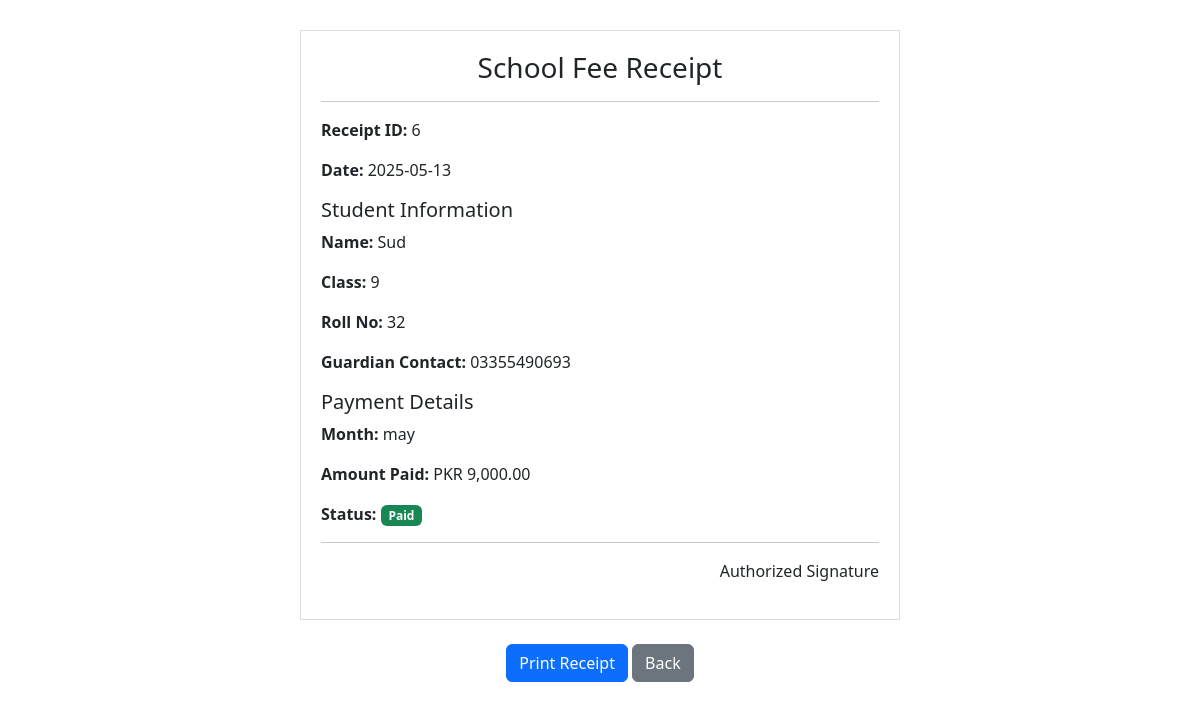
/generate_receipt.php?id=6 (signed in), run on the app's committed database.
### tables this page shows
CREATE TABLE `fees` (
  `id` int(11) NOT NULL,
  `student_id` int(11) NOT NULL,
  `month` varchar(20) NOT NULL,
  `amount` decimal(10,2) NOT NULL,
  `status` enum('paid','unpaid') NOT NULL DEFAULT 'paid',
  `payment_date` date NOT NULL
);

CREATE TABLE `students` (
  `id` int(11) NOT NULL,
  `name` varchar(100) NOT NULL,
  `class` varchar(50) NOT NULL,
  `roll_number` varchar(20) NOT NULL,
  `guardian_contact` varchar(20) DEFAULT NULL,
  `created_at` timestamp NOT NULL DEFAULT current_timestamp()
);

### generate_receipt.php (the view, shortened to what this page needs)
<?php
require_once 'db_connect.php';
$fee_id = intval($_GET['id']);
$stmt = $conn->prepare("SELECT f.*, s.name, s.class, s.roll_number, s.guardian_contact
                        FROM fees f
                        JOIN students s ON f.student_id = s.id
                        WHERE f.id = ?");
$stmt->bind_param("i", $fee_id);
$stmt->execute();
$result = $stmt->get_result();
$data = $result->fetch_assoc();
?>
<!DOCTYPE html>
<html lang="en">
<head>
    <link rel="stylesheet" href="css/bootstrap.min.css">
</head>
<body>
<div class="container">
    <div class="receipt-box">
        <h3 class="text-center">School Fee Receipt</h3>
        <hr>
        <p><strong>Receipt ID:</strong> <?= $data['id'] ?></p>
        <p><strong>Date:</strong> <?= $data['payment_date'] ?></p>
        <h5>Student Information</h5>
        <p><strong>Name:</strong> <?= htmlspecialchars($data['name']) ?></p>
        <p><strong>Class:</strong> <?= htmlspecialchars($data['class']) ?></p>
        <p><strong>Roll No:</strong> <?= htmlspecialchars($data['roll_number']) ?></p>
        <p><strong>Guardian Contact:</strong> <?= htmlspecialchars($data['guardian_contact']) ?></p>
        <h5>Payment Details</h5>
        <p><strong>Month:</strong> <?= htmlspecialchars($data['month']) ?></p>
        <p><strong>Amount Paid:</strong> PKR <?= number_format($data['amount'], 2) ?></p>
        <p><strong>Status:</strong> <span class="badge bg-success"><?= ucfirst($data['status']) ?></span></p>
        <hr>
        <p class="text-end">Authorized Signature</p>
    </div>
    <div class="text-center mt-4 no-print">
        <button class="btn btn-primary" onclick="window.print()">Print Receipt</button>
        <a href="view_payments.php" class="btn btn-secondary">Back</a>
    </div>
</div>
</body>
</html>

### generate_receipt.php (style rules this page uses)
.receipt-box { border: 1px solid #ddd; padding: 20px; margin-top: 30px; max-width: 600px; margin-left: auto; margin-right: auto; }

### data on the page
fees: id "6", payment_date "2025-05-13", student.name "Sud", student.class "9", student.roll_number "32", student.guardian_contact "03355490693", month "may", amount "9,000.00", status "Paid"
